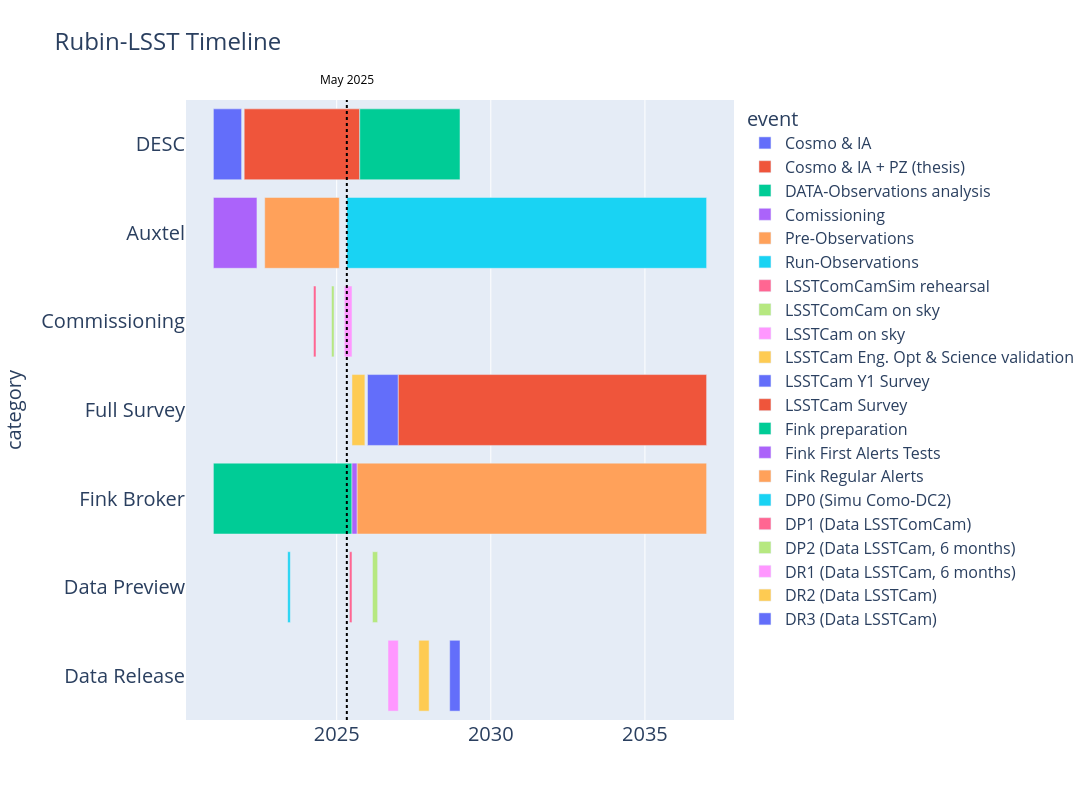

Source (notebook cell):
### Code cell
import pandas as pd
import plotly.express as px

# Données avec activités parallèles
df_timeline = pd.DataFrame([
    ("2021-01","2021-12", "Cosmo & IA","DESC"),
    ("2022-01","2025-10", "Cosmo & IA + PZ (thesis)","DESC"),
    ("2025-10","2029-01", "DATA-Observations analysis ","DESC"),
    ("2021-01", "2022-06", "Comissioning", "Auxtel"),
    ("2022-09", "2025-02", "Pre-Observations", "Auxtel"),
    ("2025-05", "2037-01", "Run-Observations", "Auxtel"),
#    ("2021-01", "2024-12", "Delegate Assembly", "Prep Data"),
#    ("2025-01", "2025-06", "Rubin Science Assembly", "Prep Data"),
    ("2024-04", "2024-05","LSSTComCamSim rehearsal","Commissioning"),
    ("2024-11", "2024-12","LSSTComCam on sky","Commissioning"),
    ("2025-04", "2025-07","LSSTCam on sky","Commissioning"),
    ("2025-07", "2025-12", "LSSTCam Eng. Opt & Science validation", "Full Survey"),
    ("2026-01", "2027-01", "LSSTCam Y1 Survey", "Full Survey"),
    ("2027-01", "2037-01", "LSSTCam Survey", "Full Survey"),
    ("2021-01", "2025-07","Fink preparation","Fink Broker"),
    ("2025-07", "2025-09","Fink First Alerts Tests","Fink Broker"),
    ("2025-09", "2037-01","Fink Regular Alerts","Fink Broker"),
    ("2023-06", "2023-07", "DP0 (Simu Como-DC2)", "Data Preview"),
    ("2025-06", "2025-07", "DP1 (Data LSSTComCam)", "Data Preview"),
    ("2026-03", "2026-05", "DP2 (Data LSSTCam, 6 months)", "Data Preview"),
    ("2026-09", "2027-01", "DR1 (Data LSSTCam, 6 months) ", "Data Release"),
    ("2027-09", "2028-01", "DR2 (Data LSSTCam)", "Data Release"),
    ("2028-09", "2029-01", "DR3 (Data LSSTCam)", "Data Release"),
], columns=["start", "end", "event", "category"])

# Conversion des dates
df_timeline["start"] = pd.to_datetime(df_timeline["start"])
df_timeline["end"] = pd.to_datetime(df_timeline["end"])

# Plot horizontal
fig = px.timeline(
    df_timeline,
    x_start="start",
    x_end="end",
    y="category",
    color="event",
    title="Rubin-LSST Timeline"
)

# Ajouter une barre verticale en pointillé à mai 2025
date_may_2025 = pd.to_datetime("2025-05-01")
date_jun_2025_firstlight = pd.to_datetime("2025-06-17")

# Ajouter la ligne verticale via shapes
fig.update_layout(
    shapes=[
        dict(
            type="line",
            x0=date_may_2025,
            x1=date_may_2025,
            y0=0,
            y1=1,
            xref="x",
            yref="paper",
            line=dict(color="black", dash="dot", width=2)
        )
    ]
)

# Ajouter la ligne verticale via shapes
#fig.update_layout(
#    shapes=[
#        dict(
#            type="line",
#            x0=date_jun_2025_firstlight,
#            x1=date_jun_2025_firstlight,
#            y0=0,
#            y1=1,
#            xref="x",
#            yref="paper",
#            line=dict(color="green", dash="dot", width=2)
#        )
#    ]
#)



# Ajouter une annotation pour la barre verticale
fig.add_annotation(
    x=date_may_2025,
    y=1.05,
    xref="x",
    yref="paper",
    text="May 2025",
    showarrow=False,
    font=dict(size=12, color="black"),
    align="center"
)

# Ajouter une annotation pour la barre verticale
#fig.add_annotation(
#    x=date_jun_2025_firstlight,
#    y=1.05,
#    xref="x",
#    yref="paper",
#    text="First Light",
#    showarrow=False,
#    font=dict(size=12, color="red"),
#    align="center"
#)



# Mise en forme de la figure
fig.update_yaxes(autorange="reversed")


fig.update_layout(
    title="Rubin-LSST Timeline",
    height=800,
    width=1200,
    title_font=dict(size=24),  # Taille du titre
    xaxis_title_font=dict(size=20),  # Taille du titre de l'axe X
    yaxis_title_font=dict(size=20),  # Taille du titre de l'axe Y
    legend_title_font=dict(size=20),  # Taille du titre de la légende
    legend_font=dict(size=16),  # Taille des étiquettes de la légende
    font=dict(size=20) , # Taille des étiquettes des barres   
)

#plt.savefig("RubinLSST_Timeline.png")
fig.show()

### Figure 1 — Plotly figure (JSON) as saved in the notebook; plotly's stock layout.template omitted (floating-point values rounded to 4 significant figures)
{"data": [{"base": ["2021-01-01T00:00:00.000000"], "hovertemplate": "event=Cosmo & IA<br>start=%{base}<br>end=%{x}<br>category=%{y}<extra></extra>", "legendgroup": "Cosmo & IA", "marker": {"color": "#636efa", "pattern": {"shape": ""}}, "name": "Cosmo & IA", "orientation": "h", "showlegend": true, "textposition": "auto", "type": "bar", "x": [28857600000], "xaxis": "x", "y": ["DESC"], "yaxis": "y"}, {"base": ["2022-01-01T00:00:00.000000"], "hovertemplate": "event=Cosmo & IA + PZ (thesis)<br>start=%{base}<br>end=%{x}<br>category=%{y}<extra></extra>", "legendgroup": "Cosmo & IA + PZ (thesis)", "marker": {"color": "#EF553B", "pattern": {"shape": ""}}, "name": "Cosmo & IA + PZ (thesis)", "orientation": "h", "showlegend": true, "textposition": "auto", "type": "bar", "x": [118281600000], "xaxis": "x", "y": ["DESC"], "yaxis": "y"}, {"base": ["2025-10-01T00:00:00.000000"], "hovertemplate": "event=DATA-Observations analysis <br>start=%{base}<br>end=%{x}<br>category=%{y}<extra></extra>", "legendgroup": "DATA-Observations analysis ", "marker": {"color": "#00cc96", "pattern": {"shape": ""}}, "name": "DATA-Observations analysis ", "orientation": "h", "showlegend": true, "textposition": "auto", "type": "bar", "x": [102643200000], "xaxis": "x", "y": ["DESC"], "yaxis": "y"}, {"base": ["2021-01-01T00:00:00.000000"], "hovertemplate": "event=Comissioning<br>start=%{base}<br>end=%{x}<br>category=%{y}<extra></extra>", "legendgroup": "Comissioning", "marker": {"color": "#ab63fa", "pattern": {"shape": ""}}, "name": "Comissioning", "orientation": "h", "showlegend": true, "textposition": "auto", "type": "bar", "x": [44582400000], "xaxis": "x", "y": ["Auxtel"], "yaxis": "y"}, {"base": ["2022-09-01T00:00:00.000000"], "hovertemplate": "event=Pre-Observations<br>start=%{base}<br>end=%{x}<br>category=%{y}<extra></extra>", "legendgroup": "Pre-Observations", "marker": {"color": "#FFA15A", "pattern": {"shape": ""}}, "name": "Pre-Observations", "orientation": "h", "showlegend": true, "textposition": "auto", "type": "bar", "x": [76377600000], "xaxis": "x", "y": ["Auxtel"], "yaxis": "y"}, {"base": ["2025-05-01T00:00:00.000000"], "hovertemplate": "event=Run-Observations<br>start=%{base}<br>end=%{x}<br>category=%{y}<extra></extra>", "legendgroup": "Run-Observations", "marker": {"color": "#19d3f3", "pattern": {"shape": ""}}, "name": "Run-Observations", "orientation": "h", "showlegend": true, "textposition": "auto", "type": "bar", "x": [368323200000], "xaxis": "x", "y": ["Auxtel"], "yaxis": "y"}, {"base": ["2024-04-01T00:00:00.000000"], "hovertemplate": "event=LSSTComCamSim rehearsal<br>start=%{base}<br>end=%{x}<br>category=%{y}<extra></extra>", "legendgroup": "LSSTComCamSim rehearsal", "marker": {"color": "#FF6692", "pattern": {"shape": ""}}, "name": "LSSTComCamSim rehearsal", "orientation": "h", "showlegend": true, "textposition": "auto", "type": "bar", "x": [2592000000], "xaxis": "x", "y": ["Commissioning"], "yaxis": "y"}, {"base": ["2024-11-01T00:00:00.000000"], "hovertemplate": "event=LSSTComCam on sky<br>start=%{base}<br>end=%{x}<br>category=%{y}<extra></extra>", "legendgroup": "LSSTComCam on sky", "marker": {"color": "#B6E880", "pattern": {"shape": ""}}, "name": "LSSTComCam on sky", "orientation": "h", "showlegend": true, "textposition": "auto", "type": "bar", "x": [2592000000], "xaxis": "x", "y": ["Commissioning"], "yaxis": "y"}, {"base": ["2025-04-01T00:00:00.000000"], "hovertemplate": "event=LSSTCam on sky<br>start=%{base}<br>end=%{x}<br>category=%{y}<extra></extra>", "legendgroup": "LSSTCam on sky", "marker": {"color": "#FF97FF", "pattern": {"shape": ""}}, "name": "LSSTCam on sky", "orientation": "h", "showlegend": true, "textposition": "auto", "type": "bar", "x": [7862400000], "xaxis": "x", "y": ["Commissioning"], "yaxis": "y"}, {"base": ["2025-07-01T00:00:00.000000"], "hovertemplate": "event=LSSTCam Eng. Opt & Science validation<br>start=%{base}<br>end=%{x}<br>category=%{y}<extra></extra>", "legendgroup": "LSSTCam Eng. Opt & Science validation", "marker": {"color": "#FECB52", "pattern": {"shape": ""}}, "name": "LSSTCam Eng. Opt & Science validation", "orientation": "h", "showlegend": true, "textposition": "auto", "type": "bar", "x": [13219200000], "xaxis": "x", "y": ["Full Survey"], "yaxis": "y"}, {"base": ["2026-01-01T00:00:00.000000"], "hovertemplate": "event=LSSTCam Y1 Survey<br>start=%{base}<br>end=%{x}<br>category=%{y}<extra></extra>", "legendgroup": "LSSTCam Y1 Survey", "marker": {"color": "#636efa", "pattern": {"shape": ""}}, "name": "LSSTCam Y1 Survey", "orientation": "h", "showlegend": true, "textposition": "auto", "type": "bar", "x": [31536000000], "xaxis": "x", "y": ["Full Survey"], "yaxis": "y"}, {"base": ["2027-01-01T00:00:00.000000"], "hovertemplate": "event=LSSTCam Survey<br>start=%{base}<br>end=%{x}<br>category=%{y}<extra></extra>", "legendgroup": "LSSTCam Survey", "marker": {"color": "#EF553B", "pattern": {"shape": ""}}, "name": "LSSTCam Survey", "orientation": "h", "showlegend": true, "textposition": "auto", "type": "bar", "x": [315619200000], "xaxis": "x", "y": ["Full Survey"], "yaxis": "y"}, {"base": ["2021-01-01T00:00:00.000000"], "hovertemplate": "event=Fink preparation<br>start=%{base}<br>end=%{x}<br>category=%{y}<extra></extra>", "legendgroup": "Fink preparation", "marker": {"color": "#00cc96", "pattern": {"shape": ""}}, "name": "Fink preparation", "orientation": "h", "showlegend": true, "textposition": "auto", "type": "bar", "x": [141868800000], "xaxis": "x", "y": ["Fink Broker"], "yaxis": "y"}, {"base": ["2025-07-01T00:00:00.000000"], "hovertemplate": "event=Fink First Alerts Tests<br>start=%{base}<br>end=%{x}<br>category=%{y}<extra></extra>", "legendgroup": "Fink First Alerts Tests", "marker": {"color": "#ab63fa", "pattern": {"shape": ""}}, "name": "Fink First Alerts Tests", "orientation": "h", "showlegend": true, "textposition": "auto", "type": "bar", "x": [5356800000], "xaxis": "x", "y": ["Fink Broker"], "yaxis": "y"}, {"base": ["2025-09-01T00:00:00.000000"], "hovertemplate": "event=Fink Regular Alerts<br>start=%{base}<br>end=%{x}<br>category=%{y}<extra></extra>", "legendgroup": "Fink Regular Alerts", "marker": {"color": "#FFA15A", "pattern": {"shape": ""}}, "name": "Fink Regular Alerts", "orientation": "h", "showlegend": true, "textposition": "auto", "type": "bar", "x": [357696000000], "xaxis": "x", "y": ["Fink Broker"], "yaxis": "y"}, {"base": ["2023-06-01T00:00:00.000000"], "hovertemplate": "event=DP0 (Simu Como-DC2)<br>start=%{base}<br>end=%{x}<br>category=%{y}<extra></extra>", "legendgroup": "DP0 (Simu Como-DC2)", "marker": {"color": "#19d3f3", "pattern": {"shape": ""}}, "name": "DP0 (Simu Como-DC2)", "orientation": "h", "showlegend": true, "textposition": "auto", "type": "bar", "x": [2592000000], "xaxis": "x", "y": ["Data Preview"], "yaxis": "y"}, {"base": ["2025-06-01T00:00:00.000000"], "hovertemplate": "event=DP1 (Data LSSTComCam)<br>start=%{base}<br>end=%{x}<br>category=%{y}<extra></extra>", "legendgroup": "DP1 (Data LSSTComCam)", "marker": {"color": "#FF6692", "pattern": {"shape": ""}}, "name": "DP1 (Data LSSTComCam)", "orientation": "h", "showlegend": true, "textposition": "auto", "type": "bar", "x": [2592000000], "xaxis": "x", "y": ["Data Preview"], "yaxis": "y"}, {"base": ["2026-03-01T00:00:00.000000"], "hovertemplate": "event=DP2 (Data LSSTCam, 6 months)<br>start=%{base}<br>end=%{x}<br>category=%{y}<extra></extra>", "legendgroup": "DP2 (Data LSSTCam, 6 months)", "marker": {"color": "#B6E880", "pattern": {"shape": ""}}, "name": "DP2 (Data LSSTCam, 6 months)", "orientation": "h", "showlegend": true, "textposition": "auto", "type": "bar", "x": [5270400000], "xaxis": "x", "y": ["Data Preview"], "yaxis": "y"}, {"base": ["2026-09-01T00:00:00.000000"], "hovertemplate": "event=DR1 (Data LSSTCam, 6 months) <br>start=%{base}<br>end=%{x}<br>category=%{y}<extra></extra>", "legendgroup": "DR1 (Data LSSTCam, 6 months) ", "marker": {"color": "#FF97FF", "pattern": {"shape": ""}}, "name": "DR1 (Data LSSTCam, 6 months) ", "orientation": "h", "showlegend": true, "textposition": "auto", "type": "bar", "x": [10540800000], "xaxis": "x", "y": ["Data Release"], "yaxis": "y"}, {"base": ["2027-09-01T00:00:00.000000"], "hovertemplate": "event=DR2 (Data LSSTCam)<br>start=%{base}<br>end=%{x}<br>category=%{y}<extra></extra>", "legendgroup": "DR2 (Data LSSTCam)", "marker": {"color": "#FECB52", "pattern": {"shape": ""}}, "name": "DR2 (Data LSSTCam)", "orientation": "h", "showlegend": true, "textposition": "auto", "type": "bar", "x": [10540800000], "xaxis": "x", "y": ["Data Release"], "yaxis": "y"}, {"base": ["2028-09-01T00:00:00.000000"], "hovertemplate": "event=DR3 (Data LSSTCam)<br>start=%{base}<br>end=%{x}<br>category=%{y}<extra></extra>", "legendgroup": "DR3 (Data LSSTCam)", "marker": {"color": "#636efa", "pattern": {"shape": ""}}, "name": "DR3 (Data LSSTCam)", "orientation": "h", "showlegend": true, "textposition": "auto", "type": "bar", "x": [10540800000], "xaxis": "x", "y": ["Data Release"], "yaxis": "y"}], "layout": {"annotations": [{"align": "center", "font": {"color": "black", "size": 12}, "showarrow": false, "text": "May 2025", "x": "2025-05-01T00:00:00", "xref": "x", "y": 1.05, "yref": "paper"}], "barmode": "overlay", "font": {"size": 20}, "height": 800, "legend": {"font": {"size": 16}, "title": {"font": {"size": 20}, "text": "event"}, "tracegroupgap": 0}, "shapes": [{"line": {"color": "black", "dash": "dot", "width": 2}, "type": "line", "x0": "2025-05-01T00:00:00", "x1": "2025-05-01T00:00:00", "xref": "x", "y0": 0, "y1": 1, "yref": "paper"}], "title": {"font": {"size": 24}, "text": "Rubin-LSST Timeline"}, "width": 1200, "xaxis": {"anchor": "y", "domain": [0, 1], "title": {"font": {"size": 20}}, "type": "date"}, "yaxis": {"anchor": "x", "autorange": "reversed", "domain": [0, 1], "title": {"font": {"size": 20}, "text": "category"}}}}
